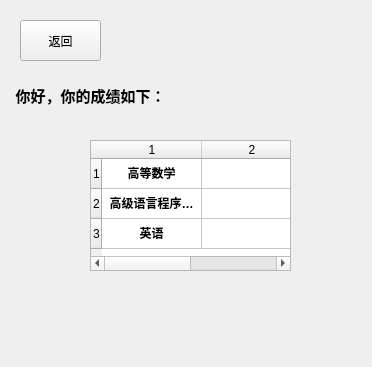
<?xml version="1.0" encoding="UTF-8"?>
<ui version="4.0">
 <class>ConsultScore</class>
 <widget class="QWidget" name="ConsultScore">
  <property name="geometry">
   <rect>
    <x>0</x>
    <y>0</y>
    <width>372</width>
    <height>367</height>
   </rect>
  </property>
  <property name="windowTitle">
   <string>Form</string>
  </property>
  <widget class="QLabel" name="label">
   <property name="geometry">
    <rect>
     <x>10</x>
     <y>70</y>
     <width>161</width>
     <height>51</height>
    </rect>
   </property>
   <property name="text">
    <string>&lt;html&gt;&lt;head/&gt;&lt;body&gt;&lt;p align=&quot;center&quot;&gt;&lt;span style=&quot; font-size:11pt; font-weight:700;&quot;&gt;你好，你的成绩如下：&lt;/span&gt;&lt;/p&gt;&lt;/body&gt;&lt;/html&gt;</string>
   </property>
  </widget>
  <widget class="QTableWidget" name="tableWidget">
   <property name="geometry">
    <rect>
     <x>90</x>
     <y>140</y>
     <width>201</width>
     <height>131</height>
    </rect>
   </property>
   <property name="rowCount">
    <number>3</number>
   </property>
   <property name="columnCount">
    <number>2</number>
   </property>
   <row/>
   <row/>
   <row/>
   <column/>
   <column/>
   <item row="0" column="0">
    <property name="text">
     <string>高等数学</string>
    </property>
    <property name="font">
     <font>
      <bold>true</bold>
     </font>
    </property>
    <property name="textAlignment">
     <set>AlignCenter</set>
    </property>
   </item>
   <item row="1" column="0">
    <property name="text">
     <string>高级语言程序设计</string>
    </property>
    <property name="font">
     <font>
      <bold>true</bold>
     </font>
    </property>
    <property name="textAlignment">
     <set>AlignCenter</set>
    </property>
   </item>
   <item row="2" column="0">
    <property name="text">
     <string>英语</string>
    </property>
    <property name="font">
     <font>
      <bold>true</bold>
     </font>
    </property>
    <property name="textAlignment">
     <set>AlignCenter</set>
    </property>
   </item>
  </widget>
  <widget class="QPushButton" name="pushButton">
   <property name="geometry">
    <rect>
     <x>20</x>
     <y>20</y>
     <width>81</width>
     <height>41</height>
    </rect>
   </property>
   <property name="text">
    <string>返回</string>
   </property>
  </widget>
 </widget>
 <resources/>
 <connections/>
</ui>
